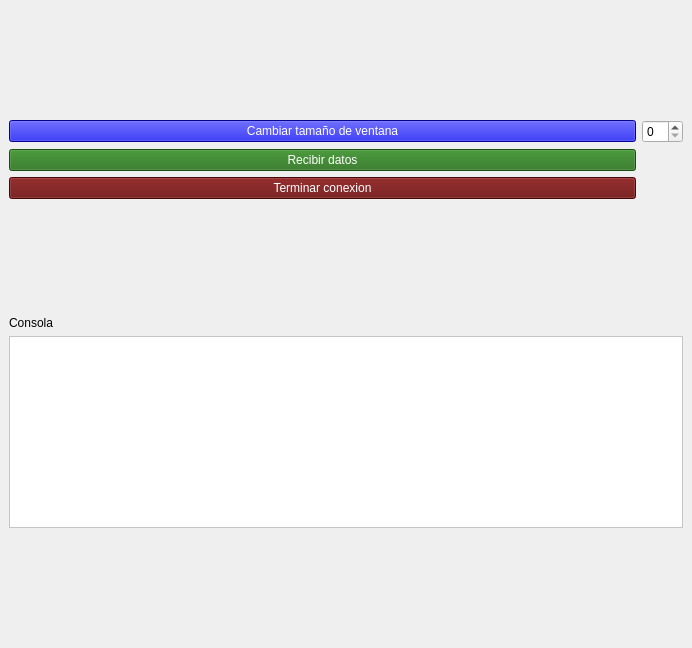
<?xml version="1.0" encoding="UTF-8"?>
<ui version="4.0">
 <class>MainWindow</class>
 <widget class="QMainWindow" name="MainWindow">
  <property name="geometry">
   <rect>
    <x>0</x>
    <y>0</y>
    <width>692</width>
    <height>648</height>
   </rect>
  </property>
  <property name="windowTitle">
   <string>MainWindow</string>
  </property>
  <widget class="QWidget" name="centralwidget">
   <layout class="QGridLayout" name="gridLayout_2">
    <item row="0" column="0">
     <layout class="QHBoxLayout" name="horizontalLayout">
      <item>
       <layout class="QGridLayout" name="gridLayout">
        <item row="3" column="0">
         <widget class="QPushButton" name="boton_detener">
          <property name="styleSheet">
           <string notr="true">background-color: rgb(103, 8, 8);
color: rgb(255, 255, 255);</string>
          </property>
          <property name="text">
           <string>Terminar conexion</string>
          </property>
         </widget>
        </item>
        <item row="2" column="0">
         <widget class="QPushButton" name="boton_inicio">
          <property name="sizePolicy">
           <sizepolicy hsizetype="Minimum" vsizetype="Fixed">
            <horstretch>0</horstretch>
            <verstretch>0</verstretch>
           </sizepolicy>
          </property>
          <property name="styleSheet">
           <string notr="true">background-color: rgb(34, 111, 22);
color: rgb(255, 255, 255);</string>
          </property>
          <property name="text">
           <string>Recibir datos</string>
          </property>
         </widget>
        </item>
        <item row="0" column="1">
         <widget class="QSpinBox" name="spinBox">
          <property name="sizePolicy">
           <sizepolicy hsizetype="Fixed" vsizetype="Fixed">
            <horstretch>0</horstretch>
            <verstretch>0</verstretch>
           </sizepolicy>
          </property>
         </widget>
        </item>
        <item row="0" column="0">
         <widget class="QPushButton" name="boton_configuracion_3">
          <property name="enabled">
           <bool>true</bool>
          </property>
          <property name="sizePolicy">
           <sizepolicy hsizetype="Minimum" vsizetype="Fixed">
            <horstretch>0</horstretch>
            <verstretch>0</verstretch>
           </sizepolicy>
          </property>
          <property name="styleSheet">
           <string notr="true">background-color: rgb(5, 5, 203);
color: rgb(255, 255, 255);</string>
          </property>
          <property name="text">
           <string>Cambiar tamaño de ventana</string>
          </property>
         </widget>
        </item>
       </layout>
      </item>
     </layout>
    </item>
    <item row="1" column="0">
     <layout class="QVBoxLayout" name="verticalLayout_7">
      <item>
       <widget class="QLabel" name="label_32">
        <property name="sizePolicy">
         <sizepolicy hsizetype="Preferred" vsizetype="Fixed">
          <horstretch>0</horstretch>
          <verstretch>0</verstretch>
         </sizepolicy>
        </property>
        <property name="styleSheet">
         <string notr="true">color: rgb(0, 0, 0);

</string>
        </property>
        <property name="text">
         <string>Consola</string>
        </property>
       </widget>
      </item>
      <item>
       <widget class="QTextEdit" name="consola_2">
        <property name="sizePolicy">
         <sizepolicy hsizetype="Expanding" vsizetype="Fixed">
          <horstretch>0</horstretch>
          <verstretch>0</verstretch>
         </sizepolicy>
        </property>
        <property name="styleSheet">
         <string notr="true">background-color: rgb(255, 255, 255);</string>
        </property>
       </widget>
      </item>
     </layout>
    </item>
   </layout>
  </widget>
 </widget>
 <resources/>
 <connections/>
</ui>
